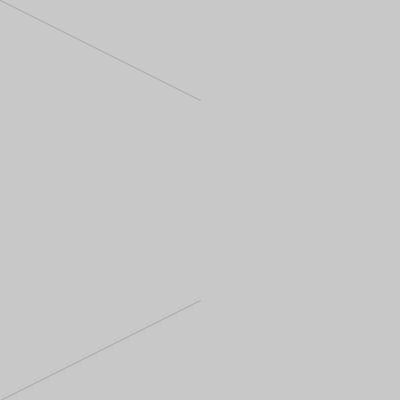
Frame 1 (no input)
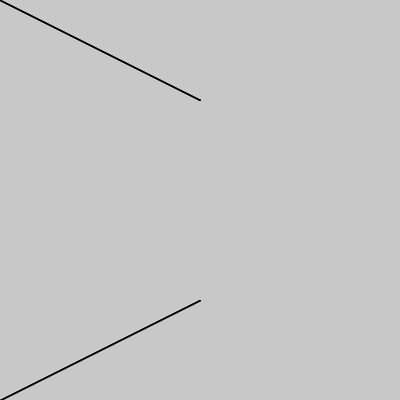
Frame 60 (the mouse pressed at the canvas centre just before this capture)
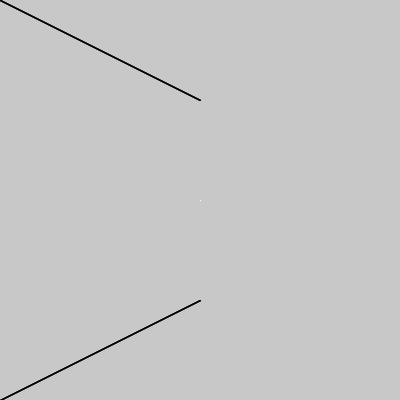
Frame 120 (the mouse held since frame 60 and released just before this capture)

The Processing sketch that drew these frames (run headless with seeded random() and noise(); from frame 60 on, the mouse is pressed at the canvas centre):

// Processing sketch: processing_59809
// ── processing_59809.pde

void setup() {
  size(400,400);
  smooth();
  background(200);
  noCursor();
}

void draw() {
  if(mousePressed){
        stroke(255,50);
    line(mouseX, mouseY,200,200);
 }else{
   stroke(0,40);
   line(mouseX,0,200,100);
   line(mouseX,400,200,300);
  }
}  
